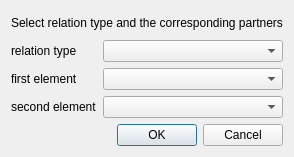
<?xml version="1.0" encoding="UTF-8"?>
<ui version="4.0">
 <class>UIDialogRelation</class>
 <widget class="QDialog" name="UIDialogRelation">
  <property name="geometry">
   <rect>
    <x>0</x>
    <y>0</y>
    <width>282</width>
    <height>157</height>
   </rect>
  </property>
  <property name="windowTitle">
   <string>Dialog</string>
  </property>
  <layout class="QVBoxLayout" name="verticalLayout">
   <item>
    <widget class="QLabel" name="label">
     <property name="text">
      <string>Select relation type and the corresponding partners</string>
     </property>
    </widget>
   </item>
   <item>
    <layout class="QFormLayout" name="formLayout">
     <item row="0" column="0">
      <widget class="QLabel" name="labelType">
       <property name="text">
        <string>relation type</string>
       </property>
      </widget>
     </item>
     <item row="0" column="1">
      <widget class="QComboBox" name="comboBoxType"/>
     </item>
     <item row="1" column="0">
      <widget class="QLabel" name="labelFirst">
       <property name="text">
        <string>first element</string>
       </property>
      </widget>
     </item>
     <item row="1" column="1">
      <widget class="QComboBox" name="comboBoxFirst"/>
     </item>
     <item row="2" column="0">
      <widget class="QLabel" name="labelSecond">
       <property name="text">
        <string>second element</string>
       </property>
      </widget>
     </item>
     <item row="2" column="1">
      <widget class="QComboBox" name="comboBoxSecond"/>
     </item>
    </layout>
   </item>
   <item>
    <widget class="QDialogButtonBox" name="buttonBox">
     <property name="orientation">
      <enum>Qt::Horizontal</enum>
     </property>
     <property name="standardButtons">
      <set>QDialogButtonBox::Cancel|QDialogButtonBox::Ok</set>
     </property>
    </widget>
   </item>
  </layout>
 </widget>
 <resources/>
 <connections>
  <connection>
   <sender>buttonBox</sender>
   <signal>accepted()</signal>
   <receiver>UIDialogRelation</receiver>
   <slot>accept()</slot>
   <hints>
    <hint type="sourcelabel">
     <x>248</x>
     <y>254</y>
    </hint>
    <hint type="destinationlabel">
     <x>157</x>
     <y>274</y>
    </hint>
   </hints>
  </connection>
  <connection>
   <sender>buttonBox</sender>
   <signal>rejected()</signal>
   <receiver>UIDialogRelation</receiver>
   <slot>reject()</slot>
   <hints>
    <hint type="sourcelabel">
     <x>316</x>
     <y>260</y>
    </hint>
    <hint type="destinationlabel">
     <x>286</x>
     <y>274</y>
    </hint>
   </hints>
  </connection>
 </connections>
</ui>
